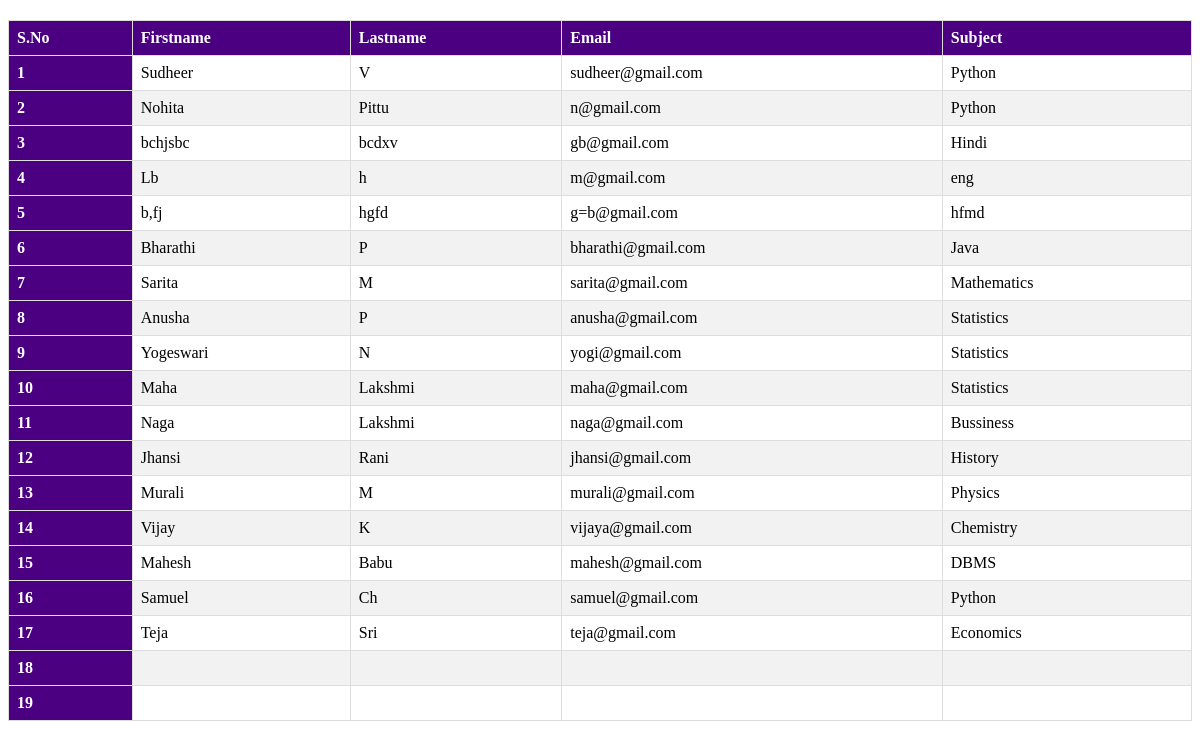
Screenshot of /ta/ with the database file from the repository.
### finalapp/models.py (models this page shows, shortened)
class Teacher(models.Model):
    GENDER_CHOICES = (
        ('M', 'Male'),
        ('F', 'Female'),
    )
    user = models.OneToOneField(User, on_delete=models.CASCADE)
    Firstname = models.CharField(max_length=120)
    Lastname = models.CharField(max_length=120)
    Email = models.EmailField(max_length=50, unique=True)
    Gender = models.CharField(max_length=1, choices=GENDER_CHOICES)
    Password = models.CharField(max_length=20)
    Address = models.TextField()
    Subject = models.CharField(max_length=20)

### finalapp/views.py (the view)
# urls.py: path('ta/',add_teacher_details,name='add_teacher_details'),
def add_teacher_details(request):
    if request.method=="POST" and request.POST.get('delete')=='Delete':
        Firstname=request.POST.get('Firstname')
        td=Teacher.objects.get(id=Firstname)
        td.delete()
    d=get_teacher(request)
    context={'d':d}
    return render(request,'add_teacher_details.html',context)

### finalapp/school.py (called while the page is built)
def get_teacher(request):
    return Teacher.objects.all()

### finalapp/templates/add_teacher_details.html (shortened to what this page needs)
<!DOCTYPE html>
<html lang="en">
    <head>
    </head>
    <body>
        <table border="1px">
            <thead>
              <tr>
                <th scope="col">S.No</th>
                <th scope="col">Firstname</th>
                <th scope="col">Lastname</th>
                <th scope="col">Email</th>
                <th scope="col">Subject</th>
              </tr>
            </thead>
            <tbody>
                {% for n in d %}
              <tr>
                <th scope="row">{{forloop.counter}}</th>
                <td>{{n.Firstname}}</td>
                <td>{{n.Lastname}}</td>
                <td>{{n.Email}}</td>
                <td>{{n.Subject}}</td>
        </tr>
        {% endfor %}
    </table><br>
    </body>
    </html>

### finalapp/templates/add_teacher_details.html (style rules this page uses)
table { width: 100%; border-collapse: collapse; margin-top: 20px; }
th, td { border: 1px solid #ddd; padding: 8px; text-align: left; }
th { background-color: #4B0082; color: #fff; }
tr:nth-child(even) { background-color: #f2f2f2; }

### rows the page displays
Teacher: Firstname "Sudheer", Lastname "V", Email "sudheer@gmail.com", Subject "Python"
Teacher: Firstname "Nohita", Lastname "Pittu", Email "n@gmail.com", Subject "Python"
Teacher: Firstname "bchjsbc", Lastname "bcdxv", Email "gb@gmail.com", Subject "Hindi"
Teacher: Firstname "Lb", Lastname "h", Email "m@gmail.com", Subject "eng"
Teacher: Firstname "b,fj", Lastname "hgfd", Email "g=b@gmail.com", Subject "hfmd"
Teacher: Firstname "Bharathi", Lastname "P", Email "bharathi@gmail.com", Subject "Java"
Teacher: Firstname "Sarita", Lastname "M", Email "sarita@gmail.com", Subject "Mathematics"
Teacher: Firstname "Anusha", Lastname "P", Email "anusha@gmail.com", Subject "Statistics"
Teacher: Firstname "Yogeswari", Lastname "N", Email "yogi@gmail.com", Subject "Statistics"
Teacher: Firstname "Maha", Lastname "Lakshmi", Email "maha@gmail.com", Subject "Statistics"
Teacher: Firstname "Naga", Lastname "Lakshmi", Email "naga@gmail.com", Subject "Bussiness"
Teacher: Firstname "Jhansi", Lastname "Rani", Email "jhansi@gmail.com", Subject "History"
Teacher: Firstname "Murali", Lastname "M", Email "murali@gmail.com", Subject "Physics"
Teacher: Firstname "Vijay", Lastname "K", Email "vijaya@gmail.com", Subject "Chemistry"
Teacher: Firstname "Mahesh", Lastname "Babu", Email "mahesh@gmail.com", Subject "DBMS"
Teacher: Firstname "Samuel", Lastname "Ch", Email "samuel@gmail.com", Subject "Python"
Teacher: Firstname "Teja", Lastname "Sri", Email "teja@gmail.com", Subject "Economics"
